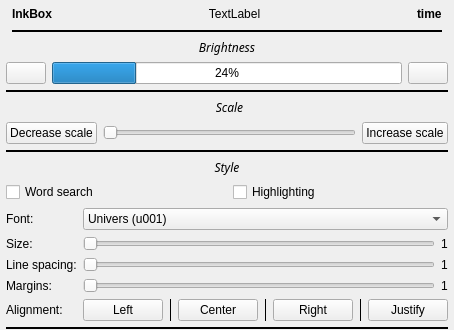
      <widget class="QStackedWidget" name="menuWidget">
       <widget class="QWidget" name="page_20">
        <layout class="QVBoxLayout" name="verticalLayout_8">
         <property name="leftMargin">
          <number>6</number>
         </property>
         <property name="topMargin">
          <number>0</number>
         </property>
         <property name="rightMargin">
          <number>6</number>
         </property>
         <property name="bottomMargin">
          <number>0</number>
         </property>
         <item>
          <widget class="QStackedWidget" name="statusBarWidget">
           <widget class="QWidget" name="page_3">
            <layout class="QVBoxLayout" name="verticalLayout_3">
             <property name="leftMargin">
              <number>0</number>
             </property>
             <property name="topMargin">
              <number>0</number>
             </property>
             <property name="rightMargin">
              <number>0</number>
             </property>
             <property name="bottomMargin">
              <number>0</number>
             </property>
             <item>
              <layout class="QGridLayout" name="gridLayout_17">
               <property name="leftMargin">
                <number>6</number>
               </property>
               <property name="topMargin">
                <number>4</number>
               </property>
               <property name="rightMargin">
                <number>6</number>
               </property>
               <property name="bottomMargin">
                <number>0</number>
               </property>
               <item row="0" column="0">
                <layout class="QGridLayout" name="gridLayout_3">
                 <property name="bottomMargin">
                  <number>0</number>
                 </property>
                 <item row="0" column="1">
                  <spacer name="horizontalSpacer">
                   <property name="orientation">
                    <enum>Qt::Horizontal</enum>
                   </property>
                   <property name="sizeHint" stdset="0">
                    <size>
                     <width>40</width>
                     <height>20</height>
                    </size>
                   </property>
                  </spacer>
                 </item>
                 <item row="0" column="4">
                  <widget class="QLabel" name="timeLabel">
                   <property name="font">
                    <font>
                     <weight>75</weight>
                     <bold>true</bold>
                    </font>
                   </property>
                   <property name="text">
                    <string>time</string>
                   </property>
                  </widget>
                 </item>
                 <item row="0" column="2">
                  <widget class="QStackedWidget" name="topbarStackedWidget">
                   <widget class="QWidget" name="page_7">
                    <layout class="QVBoxLayout" name="verticalLayout_7">
                     <property name="leftMargin">
                      <number>0</number>
                     </property>
                     <property name="topMargin">
                      <number>0</number>
                     </property>
                     <property name="rightMargin">
                      <number>0</number>
                     </property>
                     <property name="bottomMargin">
                      <number>0</number>
                     </property>
                     <item>
                      <layout class="QGridLayout" name="gridLayout_13">
                       <item row="0" column="0">
                        <widget class="QLabel" name="bookInfoLabel">
                         <property name="text">
                          <string>TextLabel</string>
                         </property>
                         <property name="alignment">
                          <set>Qt::AlignCenter</set>
                         </property>
                         <property name="wordWrap">
                          <bool>false</bool>
                         </property>
                        </widget>
                       </item>
                      </layout>
                     </item>
                    </layout>
                   </widget>
                   <widget class="QWidget" name="page_14"/>
                  </widget>
                 </item>
                 <item row="0" column="0">
                  <widget class="QLabel" name="inkboxLabel">
                   <property name="font">
                    <font>
                     <weight>75</weight>
                     <bold>true</bold>
                    </font>
                   </property>
                   <property name="text">
                    <string>InkBox</string>
                   </property>
                   <property name="alignment">
                    <set>Qt::AlignCenter</set>
                   </property>
                  </widget>
                 </item>
                 <item row="0" column="3">
                  <spacer name="horizontalSpacer_9">
                   <property name="orientation">
                    <enum>Qt::Horizontal</enum>
                   </property>
                   <property name="sizeHint" stdset="0">
                    <size>
                     <width>40</width>
                     <height>20</height>
                    </size>
                   </property>
                  </spacer>
                 </item>
                </layout>
               </item>
               <item row="1" column="0">
                <widget class="Line" name="line_5">
                 <property name="frameShadow">
                  <enum>QFrame::Plain</enum>
                 </property>
                 <property name="lineWidth">
                  <number>2</number>
                 </property>
                 <property name="orientation">
                  <enum>Qt::Horizontal</enum>
                 </property>
                </widget>
               </item>
              </layout>
             </item>
            </layout>
           </widget>
           <widget class="QWidget" name="page_5"/>
          </widget>
         </item>
         <item>
          <widget class="QStackedWidget" name="brightnessWidget">
           <property name="lineWidth">
            <number>0</number>
           </property>
           <widget class="QWidget" name="page_12">
            <layout class="QVBoxLayout" name="verticalLayout_6">
             <property name="leftMargin">
              <number>0</number>
             </property>
             <property name="topMargin">
              <number>0</number>
             </property>
             <property name="rightMargin">
              <number>0</number>
             </property>
             <property name="bottomMargin">
              <number>0</number>
             </property>
             <item>
              <layout class="QGridLayout" name="gridLayout_6">
               <property name="topMargin">
                <number>0</number>
               </property>
               <property name="rightMargin">
                <number>0</number>
               </property>
               <item row="1" column="0">
                <widget class="QPushButton" name="brightnessDecBtn">
                 <property name="text">
                  <string/>
                 </property>
                </widget>
               </item>
               <item row="1" column="2">
                <widget class="QPushButton" name="brightnessIncBtn">
                 <property name="text">
                  <string/>
                 </property>
                </widget>
               </item>
               <item row="0" column="1">
                <widget class="QLabel" name="brightnessLabel">
                 <property name="font">
                  <font>
                   <family>Chivo</family>
                   <italic>true</italic>
                  </font>
                 </property>
                 <property name="text">
                  <string>Brightness</string>
                 </property>
                 <property name="alignment">
                  <set>Qt::AlignCenter</set>
                 </property>
                </widget>
               </item>
               <item row="1" column="1">
                <widget class="QProgressBar" name="brightnessStatus">
                 <property name="value">
                  <number>24</number>
                 </property>
                </widget>
               </item>
              </layout>
             </item>
             <item>
              <widget class="Line" name="line_8">
               <property name="frameShadow">
                <enum>QFrame::Plain</enum>
               </property>
               <property name="lineWidth">
                <number>2</number>
               </property>
               <property name="orientation">
                <enum>Qt::Horizontal</enum>
               </property>
              </widget>
             </item>
            </layout>
           </widget>
           <widget class="QWidget" name="page_13"/>
          </widget>
         </item>
         <item>
          <widget class="QStackedWidget" name="pdfScaleWidget">
           <widget class="QWidget" name="page_15">
            <layout class="QVBoxLayout" name="verticalLayout_10">
             <property name="leftMargin">
              <number>0</number>
             </property>
             <property name="topMargin">
              <number>0</number>
             </property>
             <property name="rightMargin">
              <number>0</number>
             </property>
             <property name="bottomMargin">
              <number>0</number>
             </property>
             <item>
              <layout class="QGridLayout" name="gridLayout_21"/>
             </item>
             <item>
              <layout class="QGridLayout" name="gridLayout_20">
               <property name="topMargin">
                <number>0</number>
               </property>
               <item row="2" column="2">
                <widget class="QPushButton" name="increaseScaleBtn">
                 <property name="text">
                  <string>Increase scale</string>
                 </property>
                </widget>
               </item>
               <item row="2" column="1">
                <widget class="QSlider" name="pdfScaleSlider">
                 <property name="minimum">
                  <number>1</number>
                 </property>
                 <property name="maximum">
                  <number>4</number>
                 </property>
                 <property name="pageStep">
                  <number>1</number>
                 </property>
                 <property name="orientation">
                  <enum>Qt::Horizontal</enum>
                 </property>
                </widget>
               </item>
               <item row="0" column="1">
                <widget class="QLabel" name="pdfScaleLabel">
                 <property name="font">
                  <font>
                   <family>Chivo</family>
                   <italic>true</italic>
                  </font>
                 </property>
                 <property name="text">
                  <string>Scale</string>
                 </property>
                 <property name="alignment">
                  <set>Qt::AlignCenter</set>
                 </property>
                </widget>
               </item>
               <item row="2" column="0">
                <widget class="QPushButton" name="decreaseScaleBtn">
                 <property name="text">
                  <string>Decrease scale</string>
                 </property>
                </widget>
               </item>
              </layout>
             </item>
             <item>
              <widget class="Line" name="line_18">
               <property name="frameShadow">
                <enum>QFrame::Plain</enum>
               </property>
               <property name="lineWidth">
                <number>2</number>
               </property>
               <property name="orientation">
                <enum>Qt::Horizontal</enum>
               </property>
              </widget>
             </item>
            </layout>
           </widget>
           <widget class="QWidget" name="page_16"/>
          </widget>
         </item>
         <item>
          <layout class="QGridLayout" name="gridLayout_19">
           <item row="0" column="0">
            <widget class="QStackedWidget" name="menuBarWidget">
             <property name="frameShadow">
              <enum>QFrame::Plain</enum>
             </property>
             <property name="lineWidth">
              <number>0</number>
             </property>
             <property name="currentIndex">
              <number>0</number>
             </property>
             <widget class="QWidget" name="page">
              <layout class="QVBoxLayout" name="verticalLayout_2">
               <property name="leftMargin">
                <number>0</number>
               </property>
               <property name="topMargin">
                <number>0</number>
               </property>
               <property name="rightMargin">
                <number>0</number>
               </property>
               <property name="bottomMargin">
                <number>0</number>
               </property>
               <item>
                <layout class="QGridLayout" name="gridLayout_16">
                 <property name="topMargin">
                  <number>0</number>
                 </property>
                 <property name="bottomMargin">
                  <number>0</number>
                 </property>
                 <item row="0" column="0">
                  <layout class="QGridLayout" name="gridLayout_8">
                   <property name="bottomMargin">
                    <number>0</number>
                   </property>
                   <item row="1" column="0">
                    <widget class="QLabel" name="styleLabel">
                     <property name="font">
                      <font>
                       <family>Chivo</family>
                       <italic>true</italic>
                      </font>
                     </property>
                     <property name="text">
                      <string>Style</string>
                     </property>
                     <property name="alignment">
                      <set>Qt::AlignCenter</set>
                     </property>
                    </widget>
                   </item>
                  </layout>
                 </item>
                 <item row="1" column="0">
                  <layout class="QGridLayout" name="gridLayout_10">
                   <property name="bottomMargin">
                    <number>0</number>
                   </property>
                   <item row="3" column="0">
                    <widget class="QLabel" name="lineSpacingLabel">
                     <property name="text">
                      <string>Line spacing:</string>
                     </property>
                    </widget>
                   </item>
                   <item row="4" column="1">
                    <layout class="QGridLayout" name="gridLayout_24">
                     <item row="0" column="0">
                      <widget class="QSlider" name="marginsSlider">
                       <property name="maximum">
                        <number>9</number>
                       </property>
                       <property name="pageStep">
                        <number>1</number>
                       </property>
                       <property name="orientation">
                        <enum>Qt::Horizontal</enum>
                       </property>
                      </widget>
                     </item>
                     <item row="0" column="1">
                      <widget class="QLabel" name="marginsValueLabel">
                       <property name="text">
                        <string>1</string>
                       </property>
                      </widget>
                     </item>
                    </layout>
                   </item>
                   <item row="5" column="1">
                    <layout class="QGridLayout" name="gridLayout_4">
                     <item row="0" column="4">
                      <widget class="QPushButton" name="alignRightBtn">
                       <property name="font">
                        <font>
                         <family>Ubuntu</family>
                         <italic>false</italic>
                        </font>
                       </property>
                       <property name="text">
                        <string>Right</string>
                       </property>
                      </widget>
                     </item>
                     <item row="0" column="0">
                      <widget class="QPushButton" name="alignLeftBtn">
                       <property name="font">
                        <font>
                         <family>Ubuntu</family>
                         <italic>false</italic>
                        </font>
                       </property>
                       <property name="text">
                        <string>Left</string>
                       </property>
                      </widget>
                     </item>
                     <item row="0" column="2">
                      <widget class="QPushButton" name="alignCenterBtn">
                       <property name="text">
                        <string>Center</string>
                       </property>
                      </widget>
                     </item>
                     <item row="0" column="6">
                      <widget class="QPushButton" name="alignJustifyBtn">
                       <property name="font">
                        <font>
                         <family>Ubuntu</family>
                         <italic>false</italic>
                        </font>
                       </property>
                       <property name="text">
                        <string>Justify</string>
                       </property>
                      </widget>
                     </item>
                     <item row="0" column="3">
                      <widget class="Line" name="line_10">
                       <property name="frameShadow">
                        <enum>QFrame::Plain</enum>
                       </property>
                       <property name="orientation">
                        <enum>Qt::Vertical</enum>
                       </property>
                      </widget>
                     </item>
                     <item row="0" column="1">
                      <widget class="Line" name="line_9">
                       <property name="frameShadow">
                        <enum>QFrame::Plain</enum>
                       </property>
                       <property name="orientation">
                        <enum>Qt::Vertical</enum>
                       </property>
                      </widget>
                     </item>
                     <item row="0" column="5">
                      <widget class="Line" name="line_11">
                       <property name="frameShadow">
                        <enum>QFrame::Plain</enum>
                       </property>
                       <property name="orientation">
                        <enum>Qt::Vertical</enum>
                       </property>
                      </widget>
                     </item>
                    </layout>
                   </item>
                   <item row="2" column="0">
                    <widget class="QLabel" name="sizeLabel">
                     <property name="text">
                      <string>Size:</string>
                     </property>
                    </widget>
                   </item>
                   <item row="5" column="0">
                    <widget class="QLabel" name="alignmentLabel">
                     <property name="text">
                      <string>Alignment:</string>
                     </property>
                    </widget>
                   </item>
                   <item row="1" column="1">
                    <widget class="QComboBox" name="fontChooser">
                     <item>
                      <property name="text">
                       <string>Univers (u001)</string>
                      </property>
                     </item>
                     <item>
                      <property name="text">
                       <string>Inter</string>
                      </property>
                     </item>
                     <item>
                      <property name="text">
                       <string>Source Serif Pro</string>
                      </property>
                     </item>
                     <item>
                      <property name="text">
                       <string>Bitter</string>
                      </property>
                     </item>
                     <item>
                      <property name="text">
                       <string>Crimson Pro</string>
                      </property>
                     </item>
                     <item>
                      <property name="text">
                       <string>Libre Baskerville</string>
                      </property>
                     </item>
                     <item>
                      <property name="text">
                       <string>Libertinus Serif</string>
                      </property>
                     </item>
                     <item>
                      <property name="text">
                       <string>Ibarra Real Nova</string>
                      </property>
                     </item>
                     <item>
                      <property name="text">
                       <string>Noto Mono</string>
                      </property>
                     </item>
                     <item>
                      <property name="text">
                       <string>Roboto Mono</string>
                      </property>
                     </item>
                     <item>
                      <property name="text">
                       <string>Roboto</string>
                      </property>
                     </item>
                    </widget>
                   </item>
                   <item row="1" column="0">
                    <widget class="QLabel" name="fontLabel">
                     <property name="text">
                      <string>Font:</string>
                     </property>
                    </widget>
                   </item>
                   <item row="3" column="1">
                    <layout class="QGridLayout" name="gridLayout_23">
                     <item row="0" column="0">
                      <widget class="QSlider" name="lineSpacingSlider">
                       <property name="minimum">
                        <number>0</number>
                       </property>
                       <property name="maximum">
                        <number>9</number>
                       </property>
                       <property name="singleStep">
                        <number>1</number>
                       </property>
                       <property name="pageStep">
                        <number>1</number>
                       </property>
                       <property name="value">
                        <number>0</number>
                       </property>
                       <property name="orientation">
                        <enum>Qt::Horizontal</enum>
                       </property>
                      </widget>
                     </item>
                     <item row="0" column="1">
                      <widget class="QLabel" name="lineSpacingValueLabel">
                       <property name="text">
                        <string>1</string>
                       </property>
                      </widget>
                     </item>
                    </layout>
                   </item>
                   <item row="2" column="1">
                    <layout class="QGridLayout" name="gridLayout_11">
                     <item row="0" column="1">
                      <widget class="QLabel" name="sizeValueLabel">
                       <property name="text">
                        <string>1</string>
                       </property>
                      </widget>
                     </item>
                     <item row="0" column="0">
                      <widget class="QSlider" name="sizeSlider">
                       <property name="maximum">
                        <number>15</number>
                       </property>
                       <property name="pageStep">
                        <number>1</number>
                       </property>
                       <property name="value">
                        <number>0</number>
                       </property>
                       <property name="tracking">
                        <bool>true</bool>
                       </property>
                       <property name="orientation">
                        <enum>Qt::Horizontal</enum>
                       </property>
                      </widget>
                     </item>
                    </layout>
                   </item>
                   <item row="4" column="0">
                    <widget class="QLabel" name="marginsLabel">
                     <property name="text">
                      <string>Margins:</string>
                     </property>
                    </widget>
                   </item>
                   <item row="0" column="0" colspan="2">
                    <layout class="QHBoxLayout" name="horizontalLayout_2">
                     <item>
                      <widget class="QCheckBox" name="wordSearchBox">
                       <property name="text">
                        <string>Word search</string>
                       </property>
                      </widget>
                     </item>
                     <item>
                      <spacer name="horizontalSpacer_12">
                       <property name="orientation">
                        <enum>Qt::Horizontal</enum>
                       </property>
                       <property name="sizeType">
                        <enum>QSizePolicy::MinimumExpanding</enum>
                       </property>
                       <property name="sizeHint" stdset="0">
                        <size>
                         <width>40</width>
                         <height>20</height>
                        </size>
                       </property>
                      </spacer>
                     </item>
                     <item>
                      <widget class="QCheckBox" name="highlightingBox">
                       <property name="text">
                        <string>Highlighting</string>
                       </property>
                      </widget>
                     </item>
                     <item>
                      <spacer name="horizontalSpacer_13">
                       <property name="orientation">
                        <enum>Qt::Horizontal</enum>
                       </property>
                       <property name="sizeHint" stdset="0">
                        <size>
                         <width>40</width>
                         <height>20</height>
                        </size>
                       </property>
                      </spacer>
                     </item>
                    </layout>
                   </item>
                  </layout>
                 </item>
                </layout>
               </item>
               <item>
                <widget class="Line" name="line_6">
                 <property name="frameShadow">
                  <enum>QFrame::Plain</enum>
                 </property>
                 <property name="lineWidth">
                  <number>2</number>
                 </property>
                 <property name="orientation">
                  <enum>Qt::Horizontal</enum>
                 </property>
                </widget>
               </item>
              </layout>
             </widget>
             <widget class="QWidget" name="page_4"/>
            </widget>
           </item>
          </layout>
         </item>
        </layout>
       </widget>
       <widget class="QWidget" name="page_21"/>
      </widget>
